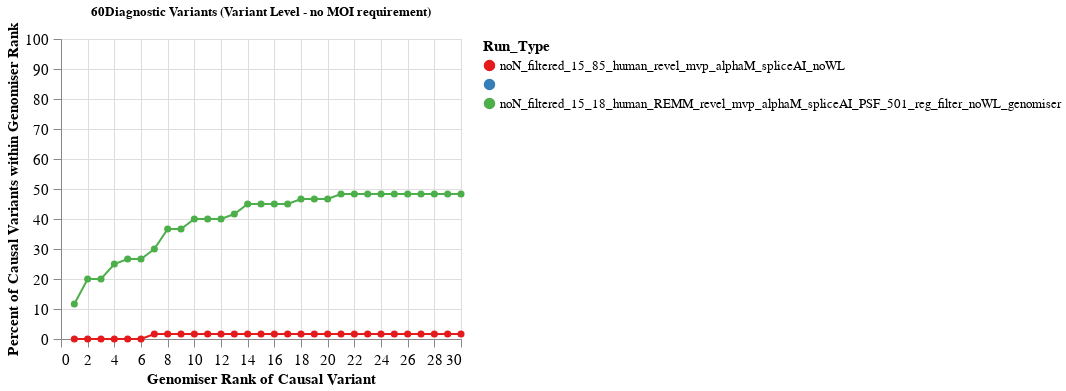

Notebook code for this chart:
### Markdown cell above
## Variant level

### Code cell
domain = [ 'noN_filtered_15_85_human_revel_mvp_alphaM_spliceAI_noWL','','','noN_filtered_15_18_human_REMM_revel_mvp_alphaM_spliceAI_PSF_501_reg_filter_noWL_genomiser']

run_types = ['noN_filtered_15_18_human_REMM_revel_mvp_alphaM_spliceAI_PSF_501_reg_filter_noWL_genomiser', 'noN_filtered_15_85_human_revel_mvp_alphaM_spliceAI_noWL']
gs_exomiser_df,denom = ps.create_df(300, run_types, success_table)
variant_level = ps.create_plot(denom, gs_exomiser_df, domain, 'set1',False, domain, 'Genomiser').properties(width=400, height=300)
variant_level.configure_axis(
    labelFontSize=15,
    labelPadding= 5,
    tickSize=8,
    titleFontSize=15,
    labelFont='arial',
    titleFont='arial',
    labelLimit=0
    ).configure_legend(
        labelLimit=0,labelFontSize=13, titleFontSize=15, labelFont='arial', titleFont='arial')

### Figure 1 — Vega-Lite specification as saved in the notebook (floating-point values rounded to 4 significant figures)
{"config": {"view": {"continuousWidth": 300, "continuousHeight": 300}, "axis": {"labelFont": "arial", "labelFontSize": 15, "labelLimit": 0, "labelPadding": 5, "tickSize": 8, "titleFont": "arial", "titleFontSize": 15}, "legend": {"labelFont": "arial", "labelFontSize": 13, "labelLimit": 0, "titleFont": "arial", "titleFontSize": 15}}, "data": {"name": "data-04b7d01d7ebf296f3062f7b348ae2349"}, "mark": {"type": "line", "point": {"size": 50}}, "encoding": {"color": {"field": "Run_Type", "scale": {"domain": ["noN_filtered_15_85_human_revel_mvp_alphaM_spliceAI_noWL", "", "", "noN_filtered_15_18_human_REMM_revel_mvp_alphaM_spliceAI_PSF_501_reg_filter_noWL_genomiser"], "scheme": "set1"}, "sort": ["noN_filtered_15_85_human_revel_mvp_alphaM_spliceAI_noWL", "", "", "noN_filtered_15_18_human_REMM_revel_mvp_alphaM_spliceAI_PSF_501_reg_filter_noWL_genomiser"], "type": "nominal"}, "tooltip": [{"field": "Rank", "type": "quantitative"}, {"field": "Percent_Variants", "type": "quantitative"}, {"field": "Run_Type", "type": "nominal"}], "x": {"field": "Rank", "title": "Genomiser Rank of Causal Variant", "type": "quantitative"}, "y": {"field": "Percent_Variants", "scale": {"domain": [0, 100]}, "title": "Percent of Causal Variants within Genomiser Rank", "type": "quantitative"}}, "height": 300, "title": "60Diagnostic Variants (Variant Level - no MOI requirement)", "width": 400, "$schema": "https://vega.github.io/schema/vega-lite/v5.17.0.json", "datasets": {"data-04b7d01d7ebf296f3062f7b348ae2349": [{"Rank": 1, "NumPatients": 7, "Percent_Variants": 11.67, "Run_Type": "noN_filtered_15_18_human_REMM_revel_mvp_alphaM_spliceAI_PSF_501_reg_filter_noWL_genomiser"}, {"Rank": 2, "NumPatients": 12, "Percent_Variants": 20.0, "Run_Type": "noN_filtered_15_18_human_REMM_revel_mvp_alphaM_spliceAI_PSF_501_reg_filter_noWL_genomiser"}, {"Rank": 3, "NumPatients": 12, "Percent_Variants": 20.0, "Run_Type": "noN_filtered_15_18_human_REMM_revel_mvp_alphaM_spliceAI_PSF_501_reg_filter_noWL_genomiser"}, {"Rank": 4, "NumPatients": 15, "Percent_Variants": 25.0, "Run_Type": "noN_filtered_15_18_human_REMM_revel_mvp_alphaM_spliceAI_PSF_501_reg_filter_noWL_genomiser"}, {"Rank": 5, "NumPatients": 16, "Percent_Variants": 26.67, "Run_Type": "noN_filtered_15_18_human_REMM_revel_mvp_alphaM_spliceAI_PSF_501_reg_filter_noWL_genomiser"}, {"Rank": 6, "NumPatients": 16, "Percent_Variants": 26.67, "Run_Type": "noN_filtered_15_18_human_REMM_revel_mvp_alphaM_spliceAI_PSF_501_reg_filter_noWL_genomiser"}, {"Rank": 7, "NumPatients": 18, "Percent_Variants": 30.0, "Run_Type": "noN_filtered_15_18_human_REMM_revel_mvp_alphaM_spliceAI_PSF_501_reg_filter_noWL_genomiser"}, {"Rank": 8, "NumPatients": 22, "Percent_Variants": 36.67, "Run_Type": "noN_filtered_15_18_human_REMM_revel_mvp_alphaM_spliceAI_PSF_501_reg_filter_noWL_genomiser"}, {"Rank": 9, "NumPatients": 22, "Percent_Variants": 36.67, "Run_Type": "noN_filtered_15_18_human_REMM_revel_mvp_alphaM_spliceAI_PSF_501_reg_filter_noWL_genomiser"}, {"Rank": 10, "NumPatients": 24, "Percent_Variants": 40.0, "Run_Type": "noN_filtered_15_18_human_REMM_revel_mvp_alphaM_spliceAI_PSF_501_reg_filter_noWL_genomiser"}, {"Rank": 11, "NumPatients": 24, "Percent_Variants": 40.0, "Run_Type": "noN_filtered_15_18_human_REMM_revel_mvp_alphaM_spliceAI_PSF_501_reg_filter_noWL_genomiser"}, {"Rank": 12, "NumPatients": 24, "Percent_Variants": 40.0, "Run_Type": "noN_filtered_15_18_human_REMM_revel_mvp_alphaM_spliceAI_PSF_501_reg_filter_noWL_genomiser"}, {"Rank": 13, "NumPatients": 25, "Percent_Variants": 41.67, "Run_Type": "noN_filtered_15_18_human_REMM_revel_mvp_alphaM_spliceAI_PSF_501_reg_filter_noWL_genomiser"}, {"Rank": 14, "NumPatients": 27, "Percent_Variants": 45.0, "Run_Type": "noN_filtered_15_18_human_REMM_revel_mvp_alphaM_spliceAI_PSF_501_reg_filter_noWL_genomiser"}, {"Rank": 15, "NumPatients": 27, "Percent_Variants": 45.0, "Run_Type": "noN_filtered_15_18_human_REMM_revel_mvp_alphaM_spliceAI_PSF_501_reg_filter_noWL_genomiser"}, {"Rank": 16, "NumPatients": 27, "Percent_Variants": 45.0, "Run_Type": "noN_filtered_15_18_human_REMM_revel_mvp_alphaM_spliceAI_PSF_501_reg_filter_noWL_genomiser"}, {"Rank": 17, "NumPatients": 27, "Percent_Variants": 45.0, "Run_Type": "noN_filtered_15_18_human_REMM_revel_mvp_alphaM_spliceAI_PSF_501_reg_filter_noWL_genomiser"}, {"Rank": 18, "NumPatients": 28, "Percent_Variants": 46.67, "Run_Type": "noN_filtered_15_18_human_REMM_revel_mvp_alphaM_spliceAI_PSF_501_reg_filter_noWL_genomiser"}, {"Rank": 19, "NumPatients": 28, "Percent_Variants": 46.67, "Run_Type": "noN_filtered_15_18_human_REMM_revel_mvp_alphaM_spliceAI_PSF_501_reg_filter_noWL_genomiser"}, {"Rank": 20, "NumPatients": 28, "Percent_Variants": 46.67, "Run_Type": "noN_filtered_15_18_human_REMM_revel_mvp_alphaM_spliceAI_PSF_501_reg_filter_noWL_genomiser"}, {"Rank": 21, "NumPatients": 29, "Percent_Variants": 48.33, "Run_Type": "noN_filtered_15_18_human_REMM_revel_mvp_alphaM_spliceAI_PSF_501_reg_filter_noWL_genomiser"}, {"Rank": 22, "NumPatients": 29, "Percent_Variants": 48.33, "Run_Type": "noN_filtered_15_18_human_REMM_revel_mvp_alphaM_spliceAI_PSF_501_reg_filter_noWL_genomiser"}, {"Rank": 23, "NumPatients": 29, "Percent_Variants": 48.33, "Run_Type": "noN_filtered_15_18_human_REMM_revel_mvp_alphaM_spliceAI_PSF_501_reg_filter_noWL_genomiser"}, {"Rank": 24, "NumPatients": 29, "Percent_Variants": 48.33, "Run_Type": "noN_filtered_15_18_human_REMM_revel_mvp_alphaM_spliceAI_PSF_501_reg_filter_noWL_genomiser"}, {"Rank": 25, "NumPatients": 29, "Percent_Variants": 48.33, "Run_Type": "noN_filtered_15_18_human_REMM_revel_mvp_alphaM_spliceAI_PSF_501_reg_filter_noWL_genomiser"}, {"Rank": 26, "NumPatients": 29, "Percent_Variants": 48.33, "Run_Type": "noN_filtered_15_18_human_REMM_revel_mvp_alphaM_spliceAI_PSF_501_reg_filter_noWL_genomiser"}, {"Rank": 27, "NumPatients": 29, "Percent_Variants": 48.33, "Run_Type": "noN_filtered_15_18_human_REMM_revel_mvp_alphaM_spliceAI_PSF_501_reg_filter_noWL_genomiser"}, {"Rank": 28, "NumPatients": 29, "Percent_Variants": 48.33, "Run_Type": "noN_filtered_15_18_human_REMM_revel_mvp_alphaM_spliceAI_PSF_501_reg_filter_noWL_genomiser"}, {"Rank": 29, "NumPatients": 29, "Percent_Variants": 48.33, "Run_Type": "noN_filtered_15_18_human_REMM_revel_mvp_alphaM_spliceAI_PSF_501_reg_filter_noWL_genomiser"}, {"Rank": 30, "NumPatients": 29, "Percent_Variants": 48.33, "Run_Type": "noN_filtered_15_18_human_REMM_revel_mvp_alphaM_spliceAI_PSF_501_reg_filter_noWL_genomiser"}, {"Rank": 1, "NumPatients": 0, "Percent_Variants": 0.0, "Run_Type": "noN_filtered_15_85_human_revel_mvp_alphaM_spliceAI_noWL"}, {"Rank": 2, "NumPatients": 0, "Percent_Variants": 0.0, "Run_Type": "noN_filtered_15_85_human_revel_mvp_alphaM_spliceAI_noWL"}, {"Rank": 3, "NumPatients": 0, "Percent_Variants": 0.0, "Run_Type": "noN_filtered_15_85_human_revel_mvp_alphaM_spliceAI_noWL"}, {"Rank": 4, "NumPatients": 0, "Percent_Variants": 0.0, "Run_Type": "noN_filtered_15_85_human_revel_mvp_alphaM_spliceAI_noWL"}, {"Rank": 5, "NumPatients": 0, "Percent_Variants": 0.0, "Run_Type": "noN_filtered_15_85_human_revel_mvp_alphaM_spliceAI_noWL"}, {"Rank": 6, "NumPatients": 0, "Percent_Variants": 0.0, "Run_Type": "noN_filtered_15_85_human_revel_mvp_alphaM_spliceAI_noWL"}, {"Rank": 7, "NumPatients": 1, "Percent_Variants": 1.667, "Run_Type": "noN_filtered_15_85_human_revel_mvp_alphaM_spliceAI_noWL"}, {"Rank": 8, "NumPatients": 1, "Percent_Variants": 1.667, "Run_Type": "noN_filtered_15_85_human_revel_mvp_alphaM_spliceAI_noWL"}, {"Rank": 9, "NumPatients": 1, "Percent_Variants": 1.667, "Run_Type": "noN_filtered_15_85_human_revel_mvp_alphaM_spliceAI_noWL"}, {"Rank": 10, "NumPatients": 1, "Percent_Variants": 1.667, "Run_Type": "noN_filtered_15_85_human_revel_mvp_alphaM_spliceAI_noWL"}, {"Rank": 11, "NumPatients": 1, "Percent_Variants": 1.667, "Run_Type": "noN_filtered_15_85_human_revel_mvp_alphaM_spliceAI_noWL"}, {"Rank": 12, "NumPatients": 1, "Percent_Variants": 1.667, "Run_Type": "noN_filtered_15_85_human_revel_mvp_alphaM_spliceAI_noWL"}, {"Rank": 13, "NumPatients": 1, "Percent_Variants": 1.667, "Run_Type": "noN_filtered_15_85_human_revel_mvp_alphaM_spliceAI_noWL"}, {"Rank": 14, "NumPatients": 1, "Percent_Variants": 1.667, "Run_Type": "noN_filtered_15_85_human_revel_mvp_alphaM_spliceAI_noWL"}, {"Rank": 15, "NumPatients": 1, "Percent_Variants": 1.667, "Run_Type": "noN_filtered_15_85_human_revel_mvp_alphaM_spliceAI_noWL"}, {"Rank": 16, "NumPatients": 1, "Percent_Variants": 1.667, "Run_Type": "noN_filtered_15_85_human_revel_mvp_alphaM_spliceAI_noWL"}, {"Rank": 17, "NumPatients": 1, "Percent_Variants": 1.667, "Run_Type": "noN_filtered_15_85_human_revel_mvp_alphaM_spliceAI_noWL"}, {"Rank": 18, "NumPatients": 1, "Percent_Variants": 1.667, "Run_Type": "noN_filtered_15_85_human_revel_mvp_alphaM_spliceAI_noWL"}, {"Rank": 19, "NumPatients": 1, "Percent_Variants": 1.667, "Run_Type": "noN_filtered_15_85_human_revel_mvp_alphaM_spliceAI_noWL"}, {"Rank": 20, "NumPatients": 1, "Percent_Variants": 1.667, "Run_Type": "noN_filtered_15_85_human_revel_mvp_alphaM_spliceAI_noWL"}, {"Rank": 21, "NumPatients": 1, "Percent_Variants": 1.667, "Run_Type": "noN_filtered_15_85_human_revel_mvp_alphaM_spliceAI_noWL"}, {"Rank": 22, "NumPatients": 1, "Percent_Variants": 1.667, "Run_Type": "noN_filtered_15_85_human_revel_mvp_alphaM_spliceAI_noWL"}, {"Rank": 23, "NumPatients": 1, "Percent_Variants": 1.667, "Run_Type": "noN_filtered_15_85_human_revel_mvp_alphaM_spliceAI_noWL"}, {"Rank": 24, "NumPatients": 1, "Percent_Variants": 1.667, "Run_Type": "noN_filtered_15_85_human_revel_mvp_alphaM_spliceAI_noWL"}, {"Rank": 25, "NumPatients": 1, "Percent_Variants": 1.667, "Run_Type": "noN_filtered_15_85_human_revel_mvp_alphaM_spliceAI_noWL"}, {"Rank": 26, "NumPatients": 1, "Percent_Variants": 1.667, "Run_Type": "noN_filtered_15_85_human_revel_mvp_alphaM_spliceAI_noWL"}, {"Rank": 27, "NumPatients": 1, "Percent_Variants": 1.667, "Run_Type": "noN_filtered_15_85_human_revel_mvp_alphaM_spliceAI_noWL"}, {"Rank": 28, "NumPatients": 1, "Percent_Variants": 1.667, "Run_Type": "noN_filtered_15_85_human_revel_mvp_alphaM_spliceAI_noWL"}, {"Rank": 29, "NumPatients": 1, "Percent_Variants": 1.667, "Run_Type": "noN_filtered_15_85_human_revel_mvp_alphaM_spliceAI_noWL"}, {"Rank": 30, "NumPatients": 1, "Percent_Variants": 1.667, "Run_Type": "noN_filtered_15_85_human_revel_mvp_alphaM_spliceAI_noWL"}]}}
